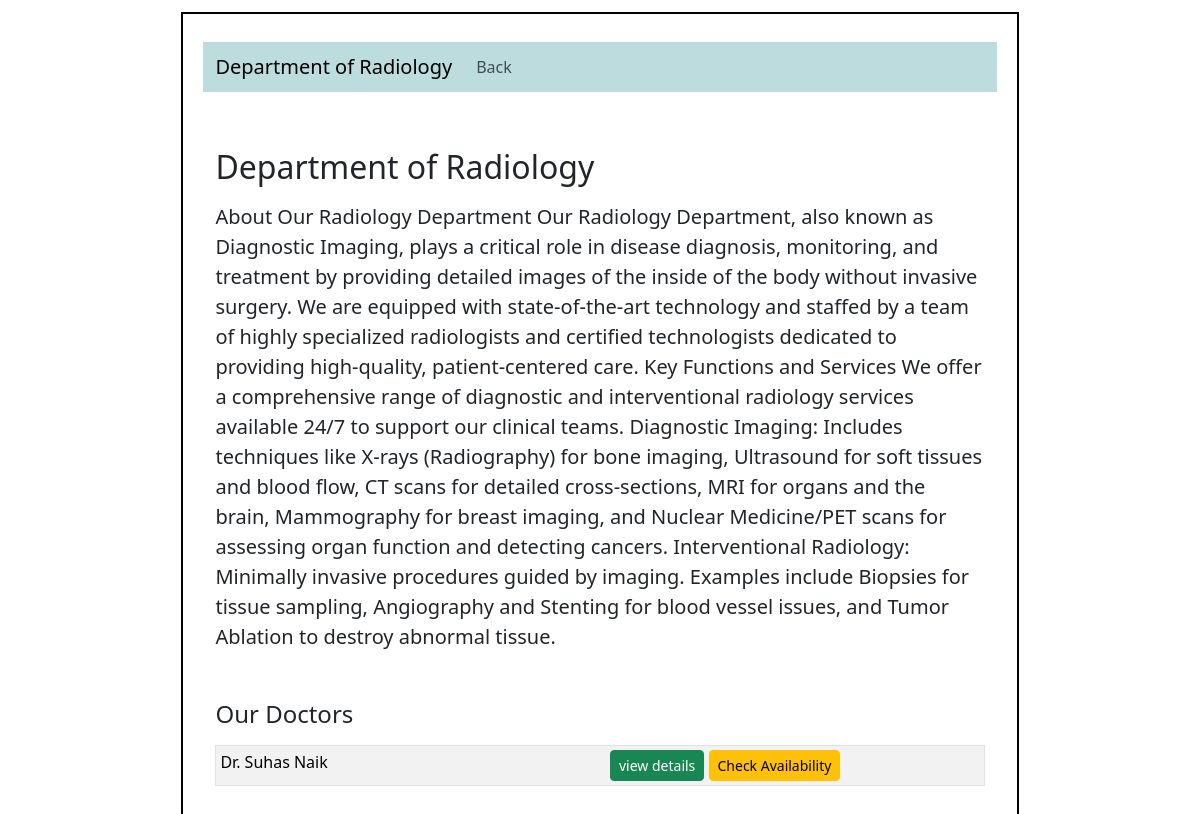
/patient/3/department/2, run on an earlier commit of the app's database.
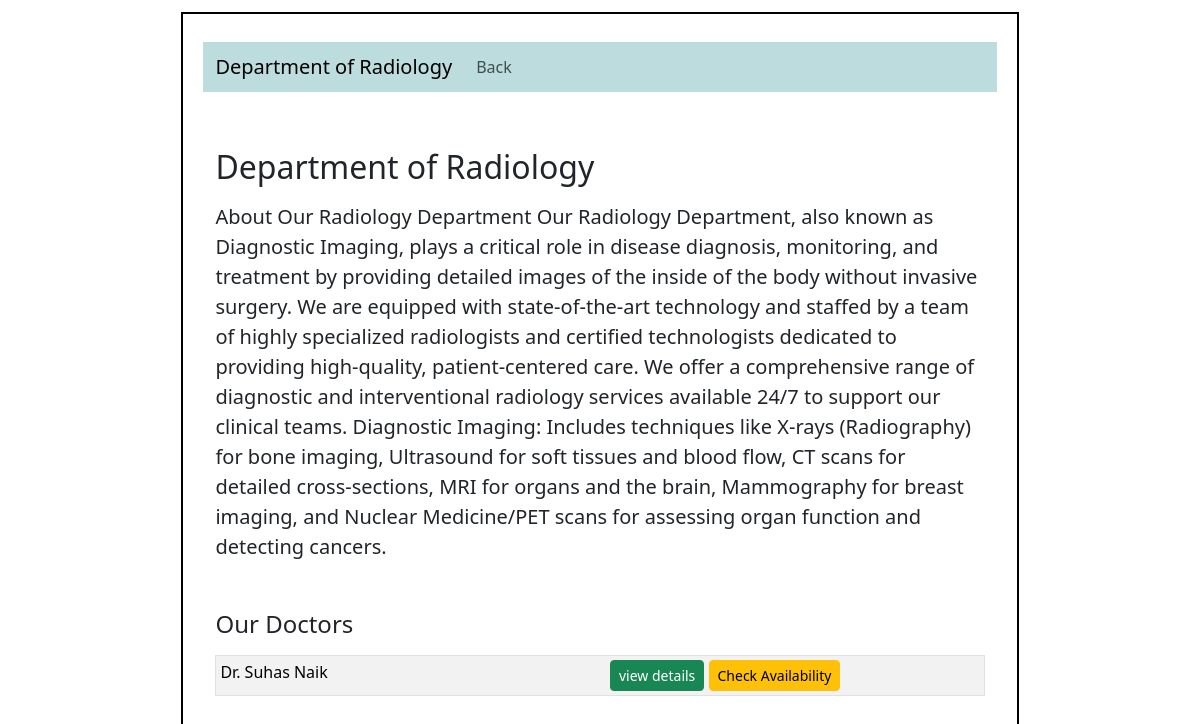
And on a later commit of the database.
### application/models.py (models this page shows)
class Department(db.Model):
    __tablename__ = "Department"
    department_id = db.Column(db.Integer, primary_key = True)
    department_name = db.Column(db.String(), nullable=False)
    info = db.Column(db.String(), nullable=False)
    doctors = db.relationship('Doctor', backref='dept', lazy=True) #relationship

### application/controllers.py (the view)
@app.route('/patient/<int:pat_id>/department/<int:department_id>')     # department dash for PATIENT
def department(pat_id, department_id):
    dept = Department.query.filter_by(department_id=department_id).first()
    doctors = Doctor.query.filter_by(dept_id=department_id).all()
    patient = Patient.query.filter_by(patient_id=pat_id).first()
    return render_template('department_dash.html', dept=dept, doctors=doctors, department_id=department_id, patient=patient)

### templates/department_dash.html (shortened to what this page needs)
<!DOCTYPE html>
<html lang="en">
    <head>
        <link rel="stylesheet" href="/static/style.css">
        <link href="https://cdn.jsdelivr.net/npm/bootstrap@5.3.8/dist/css/bootstrap.min.css" rel="stylesheet"
>
    </head>
    <body>
        <div id="main">
            <div id="canvas">
                <nav  class="navbar navbar-expand-lg n">
                    <div id="nav" class="container-fluid">
                        <a class="navbar-brand" href="#">Department of {{dept.department_name}}</a>
                        <div class="collapse navbar-collapse" id="navbarSupportedContent">
                            <ul class="navbar-nav me-auto mb-2 mb-lg-0">
                                <li class="nav-item">
                                    <a class="nav-link" href="/patient/{{patient.patient_id}}">Back</a>
                                </li>
                            </ul>
                        </div>
                    </div>
                </nav>
                <div id="content">
                    <div class="container my-5">
                        <div id="information" class="mb-5">
                            <h2 class="mb-3">Department of {{dept.department_name}}</h2>
                            <p class="lead">
                                {{dept.info}}
                            </p>
                        </div>
                        <div class="d-flex align-items-center mb-3">
                            <h4 class="m-0 me-2">Our Doctors</h4>
                        </div>
                        <table class="table table-sm border table-striped">
                            {% for dr in doctors %}
                            <tr>
                                <td>Dr. {{ dr.name }}</td>
                                <td class="text-center">
                                    <a href="/patient/{{patient.patient_id}}/department/{{dept.department_id}}/{{dr.doctor_id}}" class="btn btn-success btn-sm">view details</a>
                                    <a href="/patient/{{patient.patient_id}}/view_availability/{{dr.doctor_id}}" class="btn btn-sm btn-warning"> Check Availability </a>
                                </td>
                            </tr>
                            {% endfor %}
                        </table>
                </div>
            </div>
        </div>
    </body>
</html>

What changed in the data, as far as the page shows it:
changed Department "Radiology": info "…providing high-quality, patient-centered care. Key Functions and Services We offer a comprehensive range of diagnostic and interventional radiology services available 24/7 to support our clinical teams. Diagnostic Imaging: Includes techniques like X-rays (Radiography) for bone imaging, Ultrasound for soft tissues and blood flow, CT scans for detailed cross-sections, MRI for organs and the brain, Mammography for breast imaging, and Nuclear Medicine/PET scans for assessing organ function and detecting cancers. Interventional Radiology: Minimally invasive procedures guided by imaging. Examples include Biopsies for tissue sampling, Angiography and Stenting for blood vessel issues, and Tumor…" → "…providing high-quality, patient-centered care. We offer a comprehensive range of diagnostic and interventional radiology services available 24/7 to support our clinical teams. Diagnostic Imaging: Includes techniques like X-rays (Radiography) for bone imaging, Ultrasound for soft tissues and blood flow, CT scans for detailed cross-sections, MRI for organs and the brain, Mammography for breast imaging, and Nuclear Medicine/PET scans for assessing organ function and detecting cancers."
